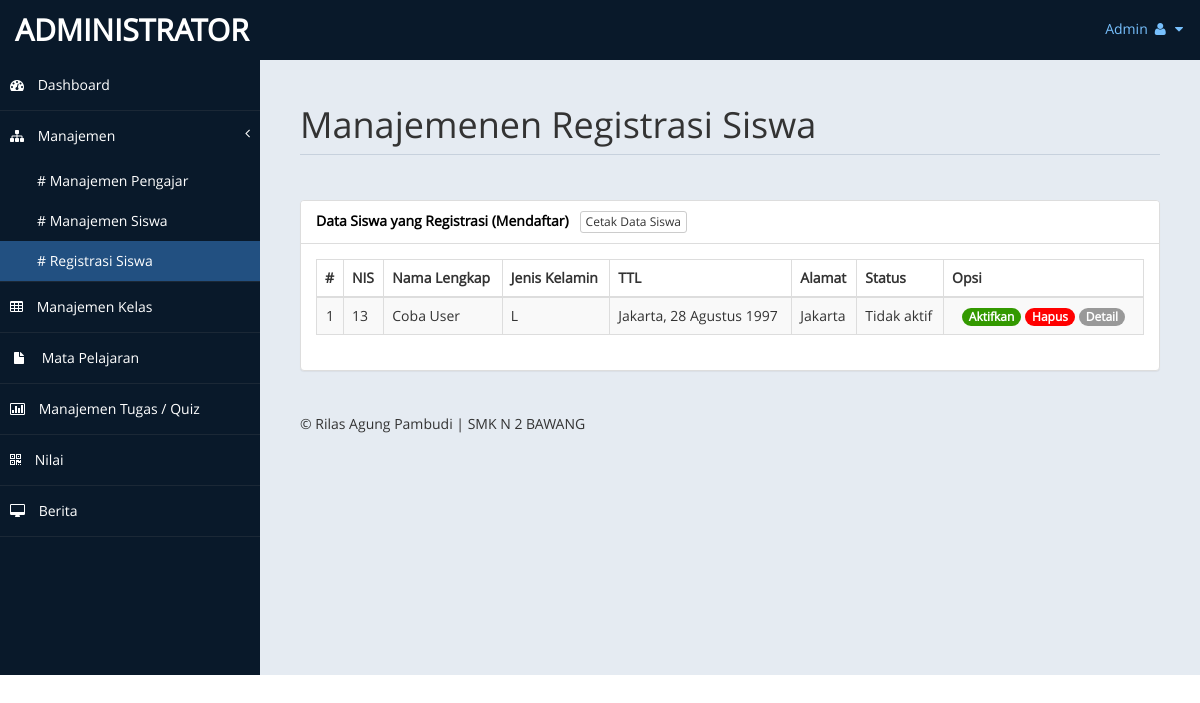
The app's page /admin/index.php?page=siswaregistrasi (signed in), older data.
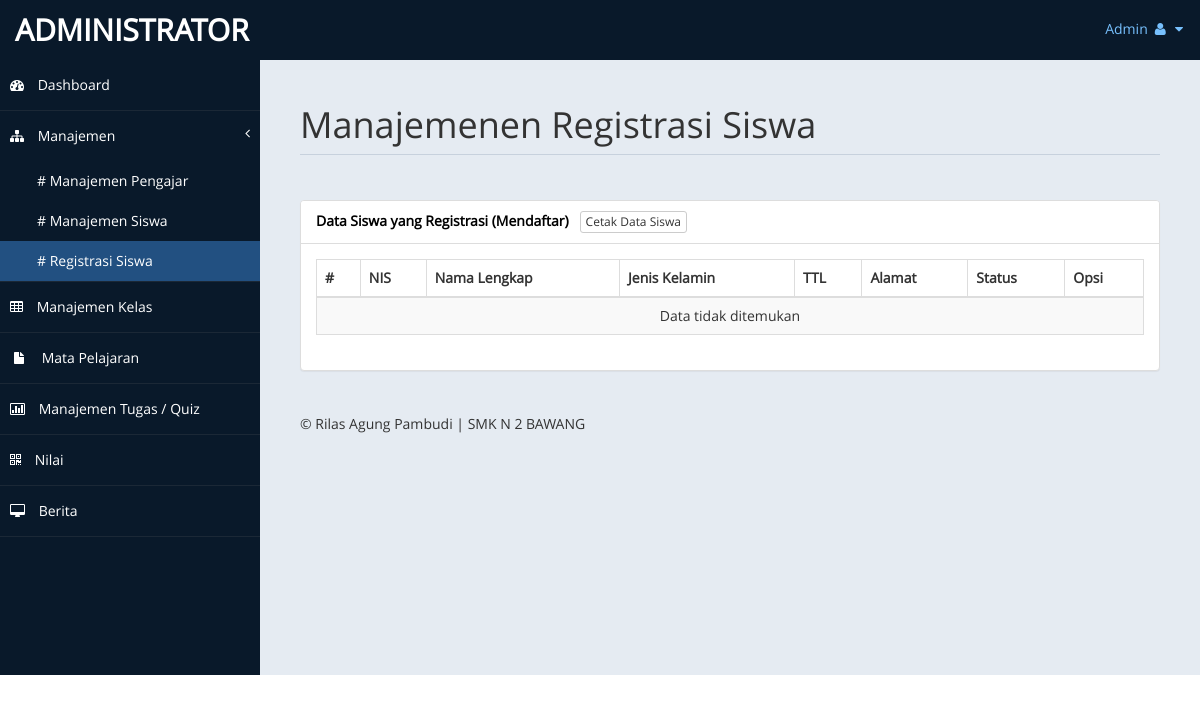
The same page, newer data.
### tables this page shows
CREATE TABLE `tb_siswa` (
  `id_siswa` int(11) NOT NULL,
  `nis` varchar(20) NOT NULL,
  `nama_lengkap` varchar(50) NOT NULL,
  `tempat_lahir` varchar(20) DEFAULT NULL,
  `tgl_lahir` date DEFAULT NULL,
  `jenis_kelamin` enum('L','P') NOT NULL,
  `agama` varchar(20) DEFAULT NULL,
  `nama_ayah` varchar(50) DEFAULT NULL,
  `nama_ibu` varchar(50) DEFAULT NULL,
  `no_telp` varchar(15) DEFAULT NULL,
  `email` varchar(100) DEFAULT NULL,
  `alamat` text,
  `id_kelas` int(5) NOT NULL,
  `thn_masuk` int(5) DEFAULT NULL,
  `foto` varchar(100) DEFAULT NULL,
  `username` varchar(40) DEFAULT NULL,
  `password` varchar(40) DEFAULT NULL,
  `pass` varchar(40) DEFAULT NULL,
  `status` enum('aktif','tidak aktif') DEFAULT NULL
);

### admin/inc/siswaregistrasi.php (the view, shortened to what this page needs)
<?php
$no = 1;
$id = @$_GET['id'];
if(@$_SESSION['admin']) {
    if(@$_GET['action'] == '') { ?>
    <div class="row">
        <div class="col-md-12">
            <h1 class="page-header">Manajemenen Registrasi Siswa</h1>
        </div>
    </div>
    <div class="row">
        <div class="col-md-12">
            <div class="panel panel-default">
                <div class="panel-heading">Data Siswa yang Registrasi (Mendaftar) &nbsp; <a href="./laporan/cetak.php?data=siswaregistrasi" target="_blank" class="btn btn-default btn-xs">Cetak Data Siswa</a></div>
                <div class="panel-body">
                	<div class="table-responsive">
                        <table class="table table-striped table-bordered table-hover">
                            <thead>
                                <tr>
                                    <th>#</th>
                                    <th>NIS</th>
                                    <th>Nama Lengkap</th>
                                    <th>Jenis Kelamin</th>
                                    <th>TTL</th>
                                    <th>Alamat</th>
                                    <th>Status</th>
                                    <th>Opsi</th>
                                </tr>
                            </thead>
                            <tbody>
                            <?php
                            $sql_siswa = mysqli_query($db, "SELECT * FROM tb_siswa WHERE status = 'tidak aktif'") or die ($db->error);
                            if(mysqli_num_rows($sql_siswa) > 0) {
    	                        while($data_siswa = mysqli_fetch_array($sql_siswa)) { ?>
    	                            <tr>
    	                                <td align="center"><?php echo $no++; ?></td>
    	                                <td><?php echo $data_siswa['nis']; ?></td>
    	                                <td><?php echo $data_siswa['nama_lengkap']; ?></td>
    	                                <td><?php echo $data_siswa['jenis_kelamin']; ?></td>
    	                                <td><?php echo $data_siswa['tempat_lahir'].", ".tgl_indo($data_siswa['tgl_lahir']); ?></td>
    	                                <td><?php echo $data_siswa['alamat']; ?></td>
    	                                <td><?php echo ucfirst($data_siswa['status']); ?></td>
    	                                <td align="center" width="200px">
    	                                    <a href="?page=siswaregistrasi&action=aktifkan&id=<?php echo $data_siswa['id_siswa']; ?>" class="badge" style="background-color:#390;">Aktifkan</a>
                                            <a onclick="return confirm('Yakin akan menghapus data ?');" href="?page=siswaregistrasi&action=hapus&id=<?php echo $data_siswa['id_siswa']; ?>" class="badge" style="background-color:#f00;">Hapus</a>
                                             <a href="?page=siswa&action=detail&IDsiswa=<?php echo $data_siswa['id_siswa']; ?>" class="badge">Detail</a>
    	                                </td>
    	                            </tr>
    	                        <?php
    		                    }
    		                } else { ?>
    							<tr>
                                    <td colspan="8" align="center">Data tidak ditemukan</td>
    							</tr>
    		                	<?php
    		                } ?>
                            </tbody>
                        </table>
                    </div>
                </div>
            </div>
    	</div>
    </div>
    <?php
    } else if(@$_GET['action'] == 'aktifkan') {
        mysqli_query($db, "UPDATE tb_siswa SET status = 'aktif' WHERE id_siswa = '$id'") or die ($db->error);
        echo "<script>window.location='?page=siswaregistrasi';</script>";
    } else if(@$_GET['action'] == 'hapus') {
        mysqli_query($db, "DELETE FROM tb_siswa WHERE id_siswa = '$id'") or die ($db->error);
        echo "<script>window.location='?page=siswaregistrasi';</script>";
    }
} ?>

Row changes from the older to the newer data that the page shows:
removed tb_siswa: nis "13", nama_lengkap "Coba User", jenis_kelamin "L", tempat_lahir "Jakarta", tgl_lahir "28 Agustus 1997", alamat "Jakarta", status "Tidak aktif"
Text that changed along with them:
text now shown: "Data tidak ditemukan"
